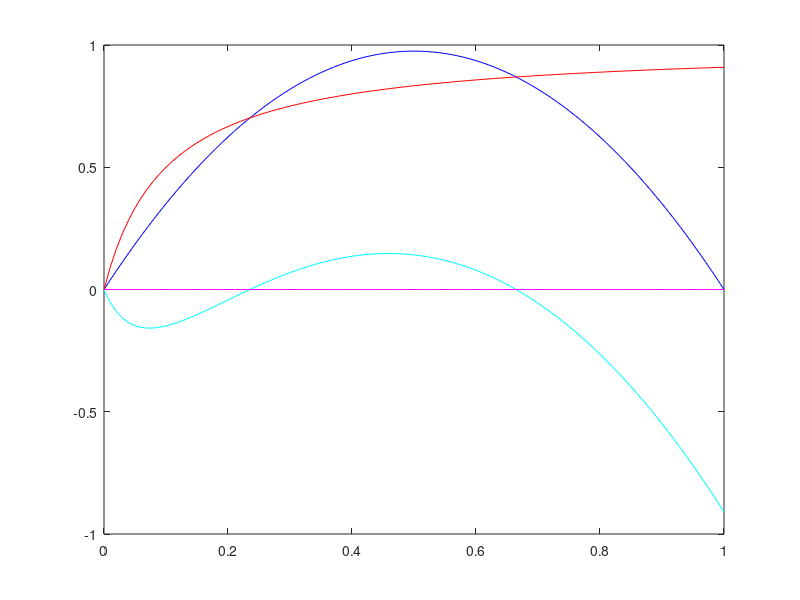
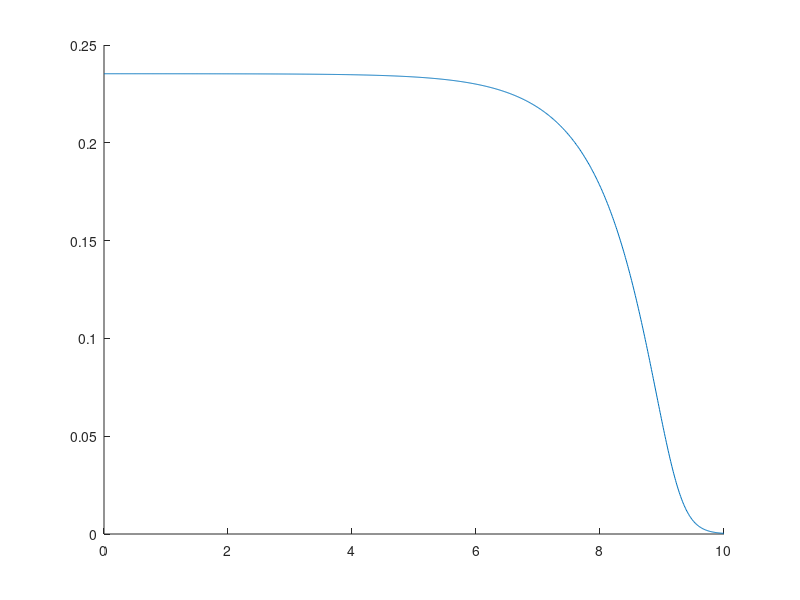

These charts were generated, in order, by the following MATLAB code:
%% 
%Yedidya Moise
n=(0:1:100)/100;
A=3.9;
alpha=A*(1-n).*n;

plot(n,alpha,'b')

B=.1;
beta=n./(B+n);

hold on
plot(n,beta,'r')

%%
dn=alpha-beta;
plot(n,dn,'c')

r=zeros(size(n));
plot(n,r,'m')

%the equilibrium points are when n= 0, 0.2353, and 0.664

%%
clear all

dt=.01;
t=0:dt:10;
n=zeros(size(t));
n(1)=.23531;
for i=2:length(t)
    A=3.9;
    alpha=A*(1-n(i-1))*n(i-1);
    B=.1;
    beta=n(i-1)/(B+n(i-1));
    dn=alpha-beta;
    n(i)=n(i-1) + dt*dn;
end
figure(2)
hold on
plot(t,n)

%n goes to the two extreme equilibrium depending if it above or below the middle
% equilibrium point. The stable equilibrium points are 0 and 0.664. The
% unstable equilibrium point is 0.2353.